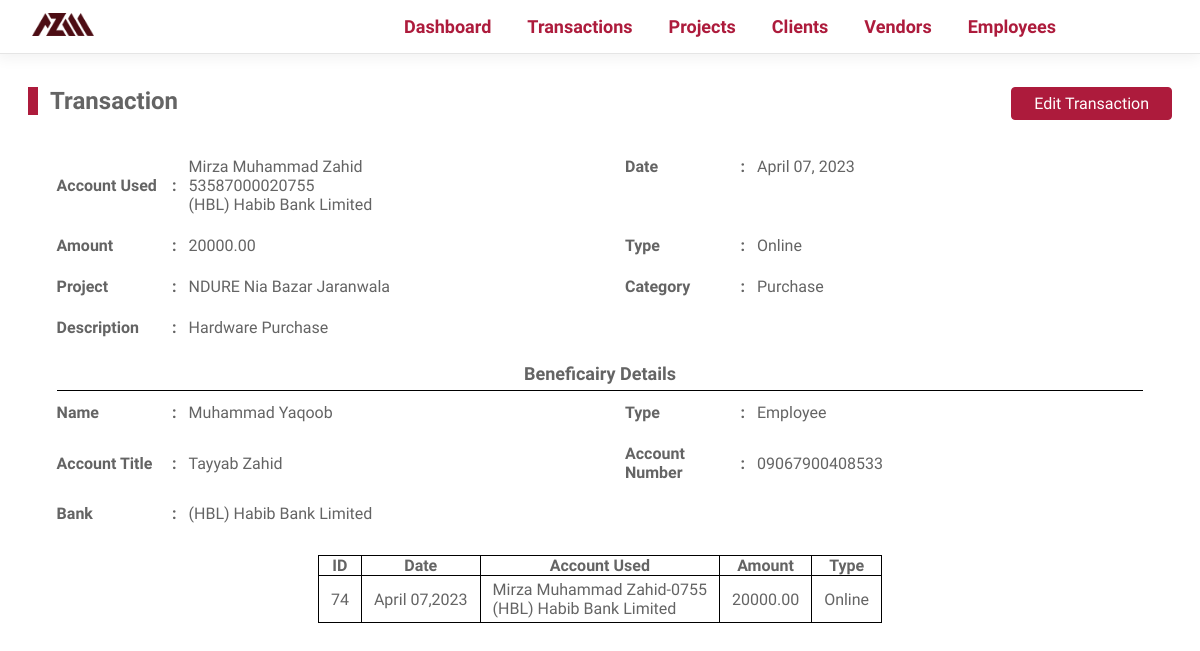
Screenshot of /transaction?cluster=1&detail_id=35 with the database file from the repository.
### tables this page shows
CREATE TABLE IF NOT EXISTS `transactions` (
  `transaction_id` int NOT NULL AUTO_INCREMENT,
  `transaction_date` date NOT NULL,
  `transaction_amount` decimal(10,2) NOT NULL,
  `transaction_type` varchar(255) NOT NULL,
  `transaction_cluster` int NOT NULL,
  `transaction_account_used` int NOT NULL,
  PRIMARY KEY (`transaction_id`),
  KEY `FK_TRANSACTIONS_COMPANY_ACCOUNTS` (`transaction_account_used`),
  KEY `transaction_cluster` (`transaction_cluster`)
);

CREATE TABLE IF NOT EXISTS `company_accounts` (
  `company_account_id` int NOT NULL AUTO_INCREMENT,
  `company_account_bank` int NOT NULL,
  `company_account_title` varchar(255) NOT NULL,
  `company_account_number` varchar(255) NOT NULL,
  PRIMARY KEY (`company_account_id`),
  KEY `FK_COMPANY_ACCOUNTS_BANKS` (`company_account_bank`)
);

CREATE TABLE IF NOT EXISTS `banks` (
  `bank_id` int NOT NULL AUTO_INCREMENT,
  `bank_name` varchar(255) DEFAULT NULL,
  PRIMARY KEY (`bank_id`)
);

CREATE TABLE IF NOT EXISTS `transaction_details` (
  `transaction_detail_id` int NOT NULL AUTO_INCREMENT,
  `transaction_detail_date` date NOT NULL,
  `transaction_detail_intermediate_beneficiary` int NOT NULL,
  `transaction_detail_destination_beneficiary` int NOT NULL,
  `transaction_cluster` int DEFAULT NULL,
  `transaction_detail_purpose` varchar(255) DEFAULT NULL,
  `transaction_detail_category` int NOT NULL,
  `transaction_detail_project` int DEFAULT NULL,
  `transaction_detail_amount` decimal(10,2) NOT NULL,
  PRIMARY KEY (`transaction_detail_id`),
  KEY `fk_transaction_detail_project` (`transaction_detail_project`),
  KEY `fk_intermediate` (`transaction_detail_intermediate_beneficiary`),
  KEY `fk_destination` (`transaction_detail_destination_beneficiary`),
  KEY `fk_cluster` (`transaction_cluster`),
  KEY `fk_category` (`transaction_detail_category`)
);

CREATE TABLE IF NOT EXISTS `projects` (
  `project_id` int NOT NULL AUTO_INCREMENT,
  `project_name` varchar(255) NOT NULL,
  `project_client` int NOT NULL,
  `project_city` int NOT NULL,
  `project_location` varchar(255) NOT NULL,
  `project_start_date` date NOT NULL,
  `project_end_date` date NOT NULL,
  PRIMARY KEY (`project_id`),
  KEY `FK_PROJECTS_CITIES` (`project_city`),
  KEY `FK_PROJECTS_CLIENTS` (`project_client`)
);

CREATE TABLE IF NOT EXISTS `transaction_categories` (
  `transaction_category_id` int NOT NULL AUTO_INCREMENT,
  `transaction_category_name` varchar(255) NOT NULL,
  PRIMARY KEY (`transaction_category_id`)
);

CREATE TABLE IF NOT EXISTS `beneficiaries` (
  `beneficiary_id` int NOT NULL AUTO_INCREMENT,
  `beneficiary_name` varchar(255) NOT NULL,
  `beneficiary_city` int DEFAULT NULL,
  `beneficiary_cell_primary` varchar(255) NOT NULL,
  `beneficiary_cell_secondary` varchar(255) NOT NULL,
  `beneficiary_about` varchar(255) DEFAULT NULL,
  `vendor_id` int DEFAULT NULL,
  `employee_id` int DEFAULT NULL,
  `beneficiary_type` varchar(255) NOT NULL,
  `beneficiary_bank_account` int DEFAULT NULL,
  PRIMARY KEY (`beneficiary_id`),
  KEY `vendor_id` (`vendor_id`),
  KEY `employee_id` (`employee_id`),
  KEY `FK_BENEFICIARIES_CITIES` (`beneficiary_city`),
  KEY `FK_BENEFICIARIES_BANK_ACCOUNTS` (`beneficiary_bank_account`)
);

CREATE TABLE IF NOT EXISTS `bank_accounts` (
  `bank_account_id` int NOT NULL AUTO_INCREMENT,
  `bank_account_title` varchar(255) DEFAULT NULL,
  `bank_account_number` varchar(255) DEFAULT NULL,
  `bank_account_bank` int DEFAULT NULL,
  `vendor_id` int DEFAULT NULL,
  `employee_id` int DEFAULT NULL,
  PRIMARY KEY (`bank_account_id`),
  KEY `FK_BANK_ACCOUNTS_EMPLOYEES` (`employee_id`),
  KEY `FK_BANK_ACCOUNTS_BANKS` (`bank_account_bank`),
  KEY `FK_BANK_ACCOUNTS_VENDORS` (`vendor_id`)
);

### Core/helpers.php (called while the page is built, shortened)
<?php
function controller($dir, $controller){
    require __DIR__ . DIRECTORY_SEPARATOR . '..' . DIRECTORY_SEPARATOR . "Controllers"    .   DIRECTORY_SEPARATOR .   $dir    .   DIRECTORY_SEPARATOR .   $controller .   ".php";
}
function view($dir, $view, $args =   []){
    extract($args);
    require __DIR__ . DIRECTORY_SEPARATOR . '..' . DIRECTORY_SEPARATOR . "Views"    .   DIRECTORY_SEPARATOR .   $dir    .   DIRECTORY_SEPARATOR .   $view   .   ".view.php";
}
?>

### Controllers/Transactions/show.php (called while the page is built, shortened)
<?php
$args   =   [];
if (isset($_GET['cluster']) &&  isset($_GET['detail_id']) &&  !empty($_GET['cluster']) &&  !empty($_GET['detail_id'])){
    $cluster    =   $_GET['cluster'];
    $id    =   $_GET['detail_id'];
    $transactions   =   new Transactions($config);
    $response   =   $transactions->getTransaction($cluster, $id);
    $args['transaction']    =   $response['transaction'];
    $args['details']        =   $response['details'];
}
view("transactions","show", $args);
?>

### Public/index.php (called while the page is built, shortened)
<?php
$uri    =   parse_url($_SERVER['REQUEST_URI'])['path'];
$method =   isset($_POST['__method'])?$_POST['__method']:$_SERVER['REQUEST_METHOD'];
require ('../core/helpers.php');
$router =   new Router();
$router->route($uri,$method);
?>

### Models/Transactions.php (called while the page is built, shortened)
<?php
class Transactions extends Database{
    public function getTransaction($cluster, $id){
      $query  = "SELECT
                t.transaction_id,
                t.transaction_date,
                t.transaction_amount,
                t.transaction_type,
                t.transaction_cluster,
                ca.company_account_title,
                ca.company_account_number,
                b.bank_name
      FROM transactions                                     AS                    t
      LEFT JOIN company_accounts                            AS                    ca
      ON                    ca.company_account_id           =                     t.transaction_account_used
      LEFT JOIN banks                                       AS                    b
      ON                    b.bank_id                       =                     ca.company_account_bank
      WHERE t.transaction_cluster                           =                     :cluster;
      ";
      $args = [
        'cluster' =>  $cluster
        ];
      $transaction = $this->fetchAllOrAbort($query, $args);
        $args = [
          'cluster'       =>        $cluster,
          'id'            =>        $id
        ];
        $details  = $this->fetchOrAbort($query, $args);
        $response['transaction']                            =                       $transaction;
        $response['details']                                =                       $details;
        return $response;
    }
}
?>

### Core/Database.php (called while the page is built, shortened)
<?php
class Database{
    protected $conn;
    protected function __construct($config){
        $dsn    =   'mysql:' .   http_build_query($config['database'],'',';');
        $this->conn =   new PDO($dsn);
        $this->conn->setAttribute(PDO::ATTR_DEFAULT_FETCH_MODE, PDO::FETCH_ASSOC);
    }
    protected function query($sql, $args){
        $stmt   =   $this->conn->prepare($sql);
        $stmt->execute($args);
        return $stmt;
    }
    protected function fetchAllOrAbort($query, $args =   []){
        try{
            $response   =   $this->query($query, $args);
            $result     =   $response->fetchAll();
            return $result;
        }catch(PDOException $e){
            $this->abort($e->getMessage());
        }
    }
    protected function fetchOrAbort($query, $args =   []){
            $response   =   $this->query($query, $args);
            $result     =   $response->fetch();
            return $result;
    }
}
?>

### Views/Transactions/show.view.php (the view, shortened to what this page needs)
<body>
    <div class="main_content">
        <div class="content_head">
            <h2 class="title">Transaction</h2>
            <div class="options">
                <a href="/edit-transaction?cluster=<?php echo $transaction[0]['transaction_cluster']?>">Edit Transaction</a>
            </div>
        </div>
        <div class="details_container">
            <?php
            extract($details);
            ?>
            <div class="details_group">
                <label for="account_used">Account Used</label>
                <span><?php echo $transaction[0]['company_account_title']."<br>".$transaction[0]['company_account_number']."<br>".$transaction[0]['bank_name']?></span>
            </div>
            <div class="details_group">
                <label for="date">Date</label>
                <span><?php echo date('F d, Y', strtotime($transaction_detail_date))?></span>
            </div>
            <div class="details_group">
                <label for="amount">Amount</label>
                <span><?php echo $transaction_detail_amount?></span>
            </div>
            <div class="details_group">
                <label for="type">Type</label>
                <span><?php echo ucfirst($transaction[0]['transaction_type'])?></span>
            </div>
            <div class="details_group">
                <label for="project">Project</label>
                <span><?php echo $project_name?></span>
            </div>
            <div class="details_group">
                <label for="project">Category</label>
                <span><?php echo $category_name?></span>
            </div>
            <div class="details_group">
                <label for="description">Description</label>
                <span><?php echo empty($transaction_detail_purpose)?"N/A":$transaction_detail_purpose?></span>
            </div>
        </div>
        <?php if(!(($intermediate_name === $destination_name) && ($intermediate_type == $destination_type) && ($intermediate_bank_title == $destination_bank_title) && ($intermediate_bank_number == $destination_bank_number))): ?>
            <div class="row beneficiaries_transfer">
                <div class="column">
                    <div class="title">Intermediate</div>
                    <ul>
                        <li><?php echo $intermediate_name ?></li>
                        <li><?php echo ucfirst($intermediate_type) ?></li>
                        <?php if (!empty($intermediate_bank_title)): ?>
                            <li><?php echo ucfirst($intermediate_bank_title) ?></li>
                            <li><?php echo ucfirst($intermediate_bank_number) ?></li>
                            <li><?php echo ucfirst($intermediate_bank_name) ?></li>
                        <?php endif ?>
                    </ul>
                </div>
                <div class="column">
                    <i class="fa-sharp fa-solid fa-arrow-right"></i>
                </div>
                <div class="column">
                    <div class="title">Destination</div>
                    <ul>
                        <li><?php echo $destination_name ?></li>
                        <li><?php echo ucfirst($destination_type) ?></li>
                        <?php if (!empty($destination_bank_name)): ?>
                            <li><?php echo ucfirst($destination_bank_title) ?></li>
                            <li><?php echo ucfirst($destination_bank_number) ?></li>
                            <li><?php echo ucfirst($destination_bank_name) ?></li>
                        <?php endif ?>
                    </ul>
                </div>
            </div>
            <?php else: ?>
                <div class="column destination_details">
                    <div class="title">Beneficairy Details</div>
                    <ul>
                        <li><div class="label">Name</div><?php echo $destination_name ?></li>
                        <li><div class="label">Type</div><?php echo ucfirst($destination_type) ?></li>
                        <?php if (!empty($destination_bank_name)): ?>
                            <li><div class="label">Account Title</div><?php echo ucfirst($destination_bank_title) ?></li>
                            <li><div class="label">Account Number</div><?php echo ucfirst($destination_bank_number) ?></li>
                            <li><div class="label">Bank</div><?php echo ucfirst($destination_bank_name) ?></li>
                        <?php endif ?>
                    </ul>
                </div>
                <?php endif ?>
        <table class="simple transaction_details">
            <thead>
                <tr>
                    <th>ID</th>
                    <th>Date</th>
                    <th>Account Used</th>
                    <th>Amount</th>
                    <th>Type</th>
                </tr>
            </thead>
            <tbody>
                <?php foreach($transaction as $transaction):?>
                    <?php extract($transaction);?>
                    <tr>
                        <td><?php echo $transaction_id; ?></td>
                        <td><?php echo date("F d,Y", strtotime($transaction_date)); ?></td>
                        <td><?php echo $company_account_title."-".substr($company_account_number, -4)."<br>".$bank_name; ?></td>
                        <td><?php echo $transaction_amount; ?></td>
                        <td><?php echo ucfirst($transaction_type); ?></td>
                    </tr>
                <?php endforeach?>
            </tbody>
        </table>
    </div>
</body>
</html>

### rows the page displays
transactions: company_accounts.company_account_title "Mirza Muhammad Zahid", company_accounts.company_account_number "53587000020755", banks.bank_name "(HBL) Habib Bank Limited", transaction_type "Online", transaction_id "74", transaction_date "April 07,2023", company_accounts.company_account_number "0755", transaction_amount "20000.00"
transaction_details: transaction_detail_date "April 07, 2023", transaction_detail_amount "20000.00", transaction_detail_project.project_name "NDURE Nia Bazar Jaranwala", transaction_detail_category.transaction_category_name "Purchase", transaction_detail_purpose "Hardware Purchase", value "Muhammad Yaqoob", value "Employee", bank_accounts.bank_account_title "Tayyab Zahid", bank_accounts.bank_account_number "09067900408533", banks.bank_name "(HBL) Habib Bank Limited"
